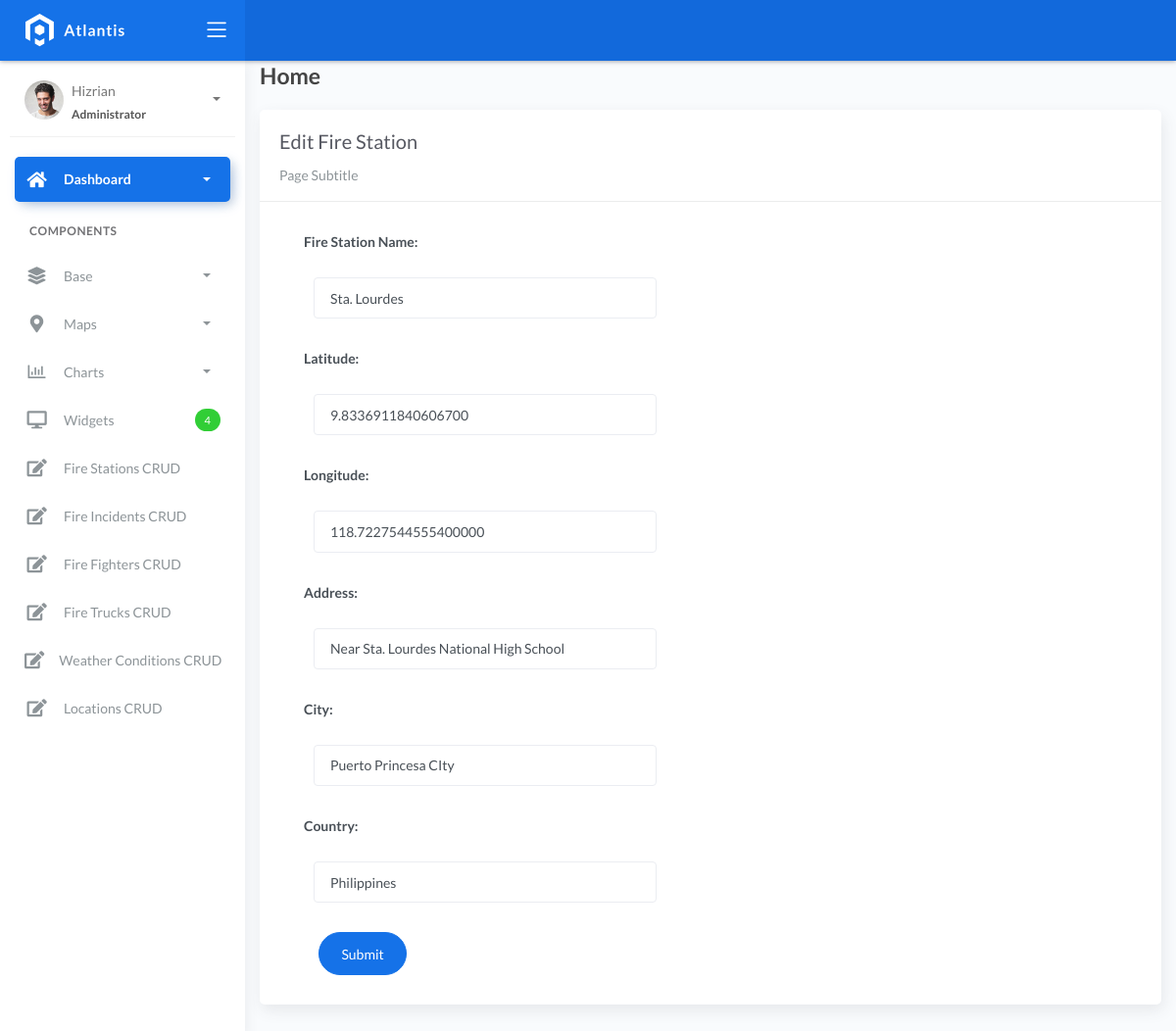
The page /firestationlist/7 on the database as committed earlier.
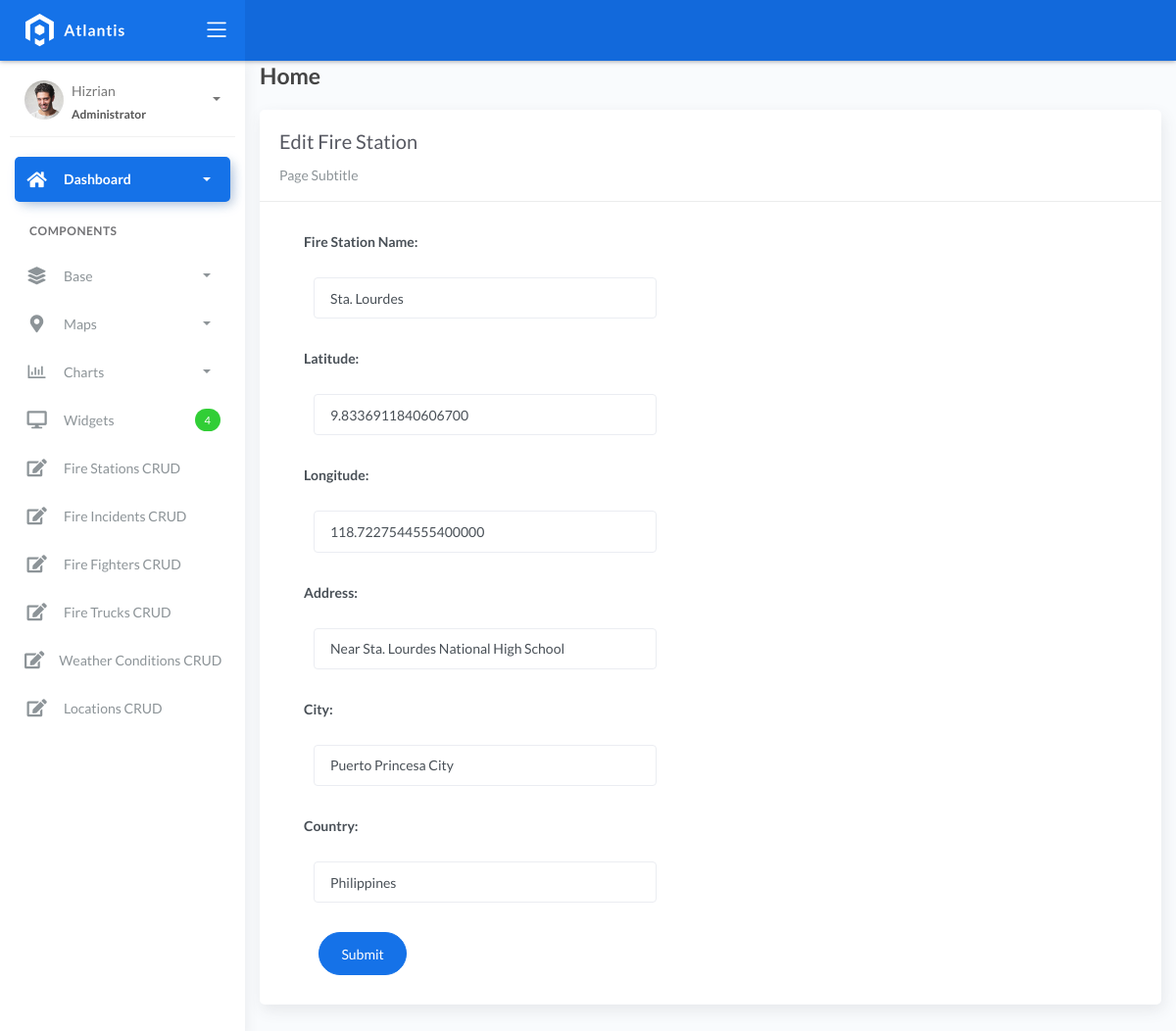
The same page on the database as committed later.
### fire/models.py (models this page shows)
class BaseModel(models.Model):
    created_at = models.DateTimeField(auto_now_add=True, db_index=True)
    updated_at = models.DateTimeField(auto_now=True)
    class Meta:
        abstract = True

class FireStation(BaseModel):
    name = models.CharField(max_length=150)
    latitude = models.DecimalField(
        max_digits=22, decimal_places=16, null=True, blank=True)
    longitude = models.DecimalField(
        max_digits=22, decimal_places=16, null=True, blank=True)
    address = models.CharField(max_length=150)
    city = models.CharField(max_length=150)  # can be in separate table
    country = models.CharField(max_length=150)  # can be in separate table

### fire/views.py (the view, shortened to what this page needs)
# urls.py: path('firestationlist/<pk>', FireStationUpdateView.as_view(), name='firestation-update'),
class FireStationUpdateView(UpdateView):
    model = FireStation
    form_class = FireStationForm
    template_name = "editfirestations.html"
    success_url = reverse_lazy('firestation-list')

### fire/forms.py
class FireStationForm(ModelForm):
    class Meta:
        model = FireStation
        fields = "__all__"
        labels = {
            'name': 'Fire Station Name',
            'latitude': 'Latitude',
            'longitude': 'Longitude',
            'address': 'Address',
            'city': 'City',
            'country': 'Country',
        }

### templates/editfirestations.html (shortened to what this page needs)
{% extends 'base.html' %} {% load static %} {% block content %}
<div class="content">
    <div class="container-fluid">
        <h4 class="page-title">Home</h4>
        <div class="row">
            <div class="col-md-12">
                <div class="card">
                    <div class="card-header">
                        <div class="card-title">Edit Fire Station</div>
                        <div class="card-category">Page Subtitle</div>
                    </div>
                    <div class="col-md-6">
                    <div class="card-body">
                        <form action="" method="post" novalidate>
                            {% csrf_token %} {% include 'includes/form.html' %}
                                <div class="form-group">
                                    <div class="col-md-12 col-sm-3">
                                        <button type="submit" class="btn btn-primary btn-rounded">Submit</button>
                                    </div>
                                </div>
                            </div>
                    </div>
                    </div>
                </div>
            </div>
        </div>
    </div>
</div>
{% endblock %}

### templates/includes/form.html (shortened to what this page needs)
{% load widget_tweaks %}
{% for field in form %}
<div class="field item form-group">
    <label>{{ field.label_tag }}</label>
  <div class="form-group">
    {% render_field field class="form-control" %}
  </div>
</div>
{% endfor %}

Rows that differ between the two databases and show on the page:
changed FireStation "Sta. Lourdes": city "Puerto Princesa CIty" → "Puerto Princesa City"
